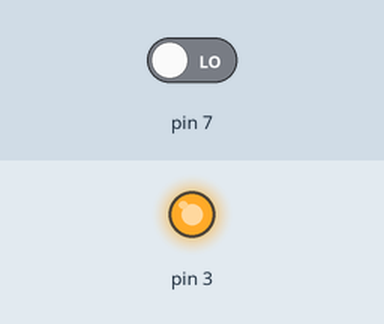
Bench run of a sketch on a simulated Arduino Uno, built with avr-gcc and run on an emulated ATmega328P. Parts: output pins drawn as LEDs (lit = HIGH). The inputs (shaded band) are chosen by the test bench; at power-on: pin 7 LOW.

Above: at 1.2 s.
1.3 s: pin 7 driven HIGH
At 4.1 s:
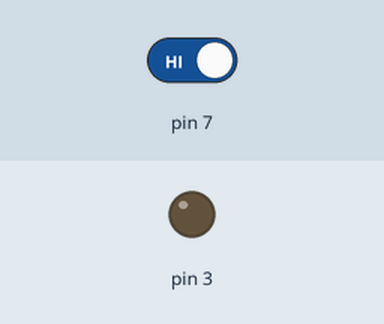
4.3 s: pin 7 driven LOW
At 5.6 s:
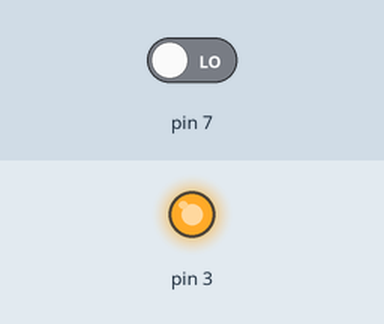
Timing chart, 0 to 7.3 s (numbered marks = the images above; inputs shaded):
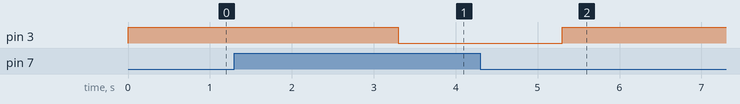

Measured:
- after the input at 1.3 s, pin 3: HIGH → LOW after 2.0 s
- after the input at 4.3 s, pin 3: LOW → HIGH after 1.0 s

The sketch:

relay.ino
```cpp
void setup() {
  // put your setup code here, to run once:
pinMode(3, OUTPUT);
pinMode(7, INPUT);
//Serial.begin(9600);
}

void loop() {
  if(digitalRead(7) == 1)
  {
    delay(2000);
    if(digitalRead(7) == 1)
    {
   //  Serial.println("Yaaaaaaaaaaaaaaaaaaaaaaaaaaaaaaaaaaaaaaaay");
     digitalWrite(3, LOW);
    }
    else
    {
    //  Serial.println("------------------------------------------");
      digitalWrite(3, HIGH);
    }
  }
  else
  {
   // Serial.println("------------------------------------------");
    digitalWrite(3, HIGH);
  }

 // Serial.println(digitalRead(7));
 // delay(100);
}
```
